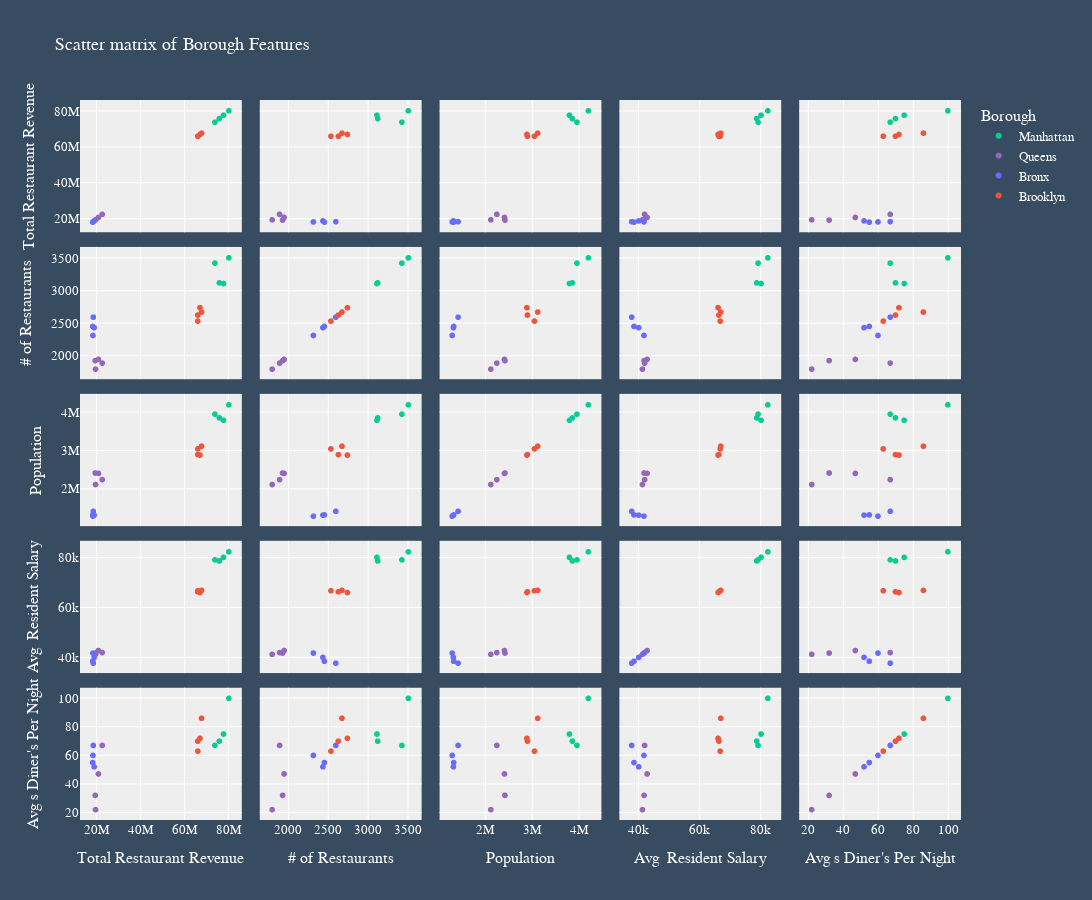

The cell this chart's notebook holds for it:
### Code cell
fig6 = px.scatter_matrix(df, dimensions=['Total Restaurant Revenue','# of Restaurants', 'Population', 'Average Resident Salary', "Averages Diner's Per Night"],
                         color='Borough', color_discrete_map={'Bronx': '#686cfc', 'Queens': '#9467bd',
                                                              'Brooklyn': '#f0543c', 'Manhattan': '#08cc94'}, title="Scatter matrix of Borough Features",
    labels={col:col.replace('Average', 'Avg ') for col in df.columns}, width=1100, height=900) # remove underscore )
layout(fig6)
df[0:6].corr()

### Figure 1 — Plotly figure (JSON) as saved in the notebook; plotly's stock layout.template omitted (floating-point values rounded to 4 significant figures)
{"data": [{"dimensions": [{"axis": {"matches": true}, "label": "Total Restaurant Revenue", "values": [80364247, 74023925, 76029852, 77923034]}, {"axis": {"matches": true}, "label": "# of Restaurants", "values": [3512, 3431, 3127, 3117]}, {"axis": {"matches": true}, "label": "Population", "values": [4205232, 3962342, 3863943, 3801232]}, {"axis": {"matches": true}, "label": "Avg  Resident Salary", "values": [82532, 79322, 78879, 80312]}, {"axis": {"matches": true}, "label": "Avg s Diner's Per Night", "values": [100, 67, 70, 75]}], "hovertemplate": "Borough=Manhattan<br>%{xaxis.title.text}=%{x}<br>%{yaxis.title.text}=%{y}<extra></extra>", "legendgroup": "Manhattan", "marker": {"color": "#08cc94", "symbol": "circle"}, "name": "Manhattan", "showlegend": true, "type": "splom"}, {"dimensions": [{"axis": {"matches": true}, "label": "Total Restaurant Revenue", "values": [22582323, 19520856, 19382528, 20852132]}, {"axis": {"matches": true}, "label": "# of Restaurants", "values": [1893, 1800, 1931, 1950]}, {"axis": {"matches": true}, "label": "Population", "values": [2249123, 2120952, 2423092, 2412423]}, {"axis": {"matches": true}, "label": "Avg  Resident Salary", "values": [42132, 41423, 41958, 42953]}, {"axis": {"matches": true}, "label": "Avg s Diner's Per Night", "values": [67, 22, 32, 47]}], "hovertemplate": "Borough=Queens<br>%{xaxis.title.text}=%{x}<br>%{yaxis.title.text}=%{y}<extra></extra>", "legendgroup": "Queens", "marker": {"color": "#9467bd", "symbol": "circle"}, "name": "Queens", "showlegend": true, "type": "splom"}, {"dimensions": [{"axis": {"matches": true}, "label": "Total Restaurant Revenue", "values": [18339249, 18917326, 18214958, 18502323]}, {"axis": {"matches": true}, "label": "# of Restaurants", "values": [2318, 2438, 2457, 2600]}, {"axis": {"matches": true}, "label": "Population", "values": [1294232, 1321232, 1325923, 1421321]}, {"axis": {"matches": true}, "label": "Avg  Resident Salary", "values": [41924, 40194, 38656, 37891]}, {"axis": {"matches": true}, "label": "Avg s Diner's Per Night", "values": [60, 52, 55, 67]}], "hovertemplate": "Borough=Bronx<br>%{xaxis.title.text}=%{x}<br>%{yaxis.title.text}=%{y}<extra></extra>", "legendgroup": "Bronx", "marker": {"color": "#686cfc", "symbol": "circle"}, "name": "Bronx", "showlegend": true, "type": "splom"}, {"dimensions": [{"axis": {"matches": true}, "label": "Total Restaurant Revenue", "values": [67912303, 66195923, 66185092, 67192324]}, {"axis": {"matches": true}, "label": "# of Restaurants", "values": [2678, 2539, 2632, 2746]}, {"axis": {"matches": true}, "label": "Population", "values": [3123023, 3052932, 2903213, 2892323]}, {"axis": {"matches": true}, "label": "Avg  Resident Salary", "values": [67081, 66921, 66492, 66213]}, {"axis": {"matches": true}, "label": "Avg s Diner's Per Night", "values": [86, 63, 70, 72]}], "hovertemplate": "Borough=Brooklyn<br>%{xaxis.title.text}=%{x}<br>%{yaxis.title.text}=%{y}<extra></extra>", "legendgroup": "Brooklyn", "marker": {"color": "#f0543c", "symbol": "circle"}, "name": "Brooklyn", "showlegend": true, "type": "splom"}], "layout": {"dragmode": "select", "font": {"color": "White", "family": "Verdana", "size": 13}, "height": 900, "legend": {"title": {"text": "Borough"}, "tracegroupgap": 0}, "paper_bgcolor": "#374C60", "plot_bgcolor": "#eee", "title": {"font": {"family": "Verdana"}, "text": "Scatter matrix of Borough Features"}, "width": 1100}}
